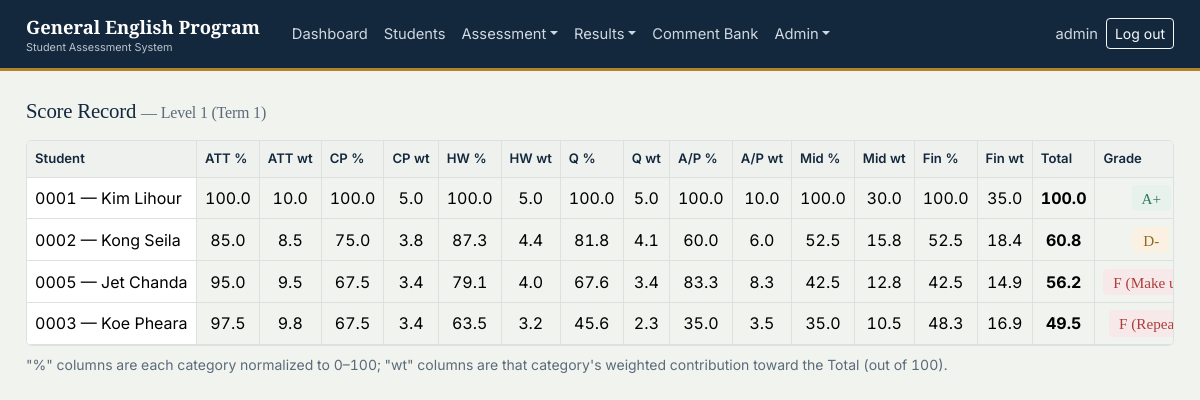
Page /score-record/?class_id=2 (signed in) on the earlier database version.
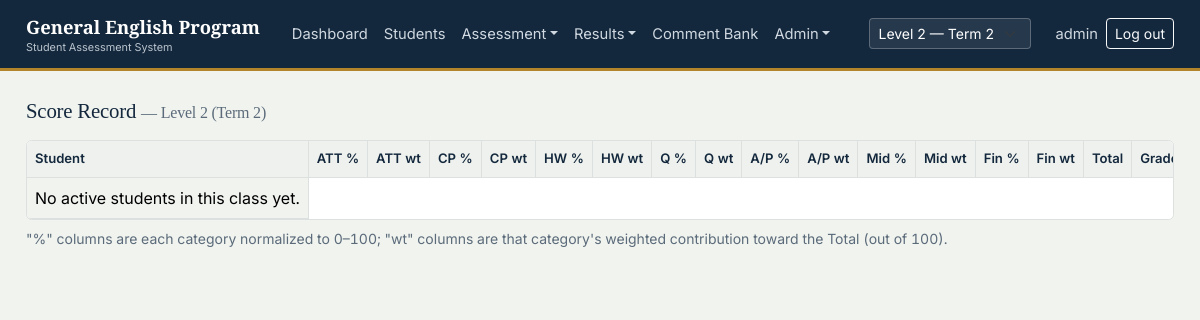
Same page on the later database version.
### gep/models.py (models this page shows, shortened)
class ClassGroup(models.Model):
    name = models.CharField(max_length=100)  # "Level 1"
    room = models.CharField(max_length=50, blank=True)
    term = models.ForeignKey(Term, related_name='classes', on_delete=models.CASCADE)
    book = models.CharField(max_length=150, blank=True)
    subject = models.CharField(max_length=100, default='GEP')
    total_class_days = models.PositiveIntegerField(default=20)
    class Meta:
        ordering = ['term', 'name']

class Term(models.Model):
    academic_year = models.ForeignKey(AcademicYear, related_name='terms', on_delete=models.CASCADE)
    name = models.CharField(max_length=50)  # "Term 1" / "Term 2"
    order = models.PositiveSmallIntegerField(default=1)
    class Meta:
        ordering = ['academic_year', 'order']
        unique_together = ('academic_year', 'name')

class Enrollment(models.Model):
    STATUS_CHOICES = [('Active', 'Active'), ('Inactive', 'Inactive')]
    student = models.ForeignKey(StudentProfile, related_name='enrollments', on_delete=models.CASCADE)
    class_group = models.ForeignKey(ClassGroup, related_name='enrollments', on_delete=models.CASCADE)
    course = models.CharField(max_length=50, default='GEP')
    status = models.CharField(max_length=10, choices=STATUS_CHOICES, default='Active')
    class Meta:
        unique_together = ('student', 'class_group')
        ordering = ['class_group', 'student__student_code']

class StudentProfile(models.Model):
    GENDER_CHOICES = [('M', 'Male'), ('F', 'Female')]
    student_code = models.CharField(max_length=10, unique=True, editable=False, blank=True)
    khmer_name = models.CharField(max_length=150, blank=True)
    english_name = models.CharField(max_length=150)
    gender = models.CharField(max_length=1, choices=GENDER_CHOICES)
    date_of_birth = models.DateField(null=True, blank=True)
    phone = models.CharField(max_length=30, blank=True)
    email = models.EmailField(blank=True)
    class Meta:
        ordering = ['student_code']

### gep/views.py (the view)
# urls.py: path('score-record/', views.score_record, name='score-record'),
@class_scoped
def score_record(request):
    cls = request.current_class
    rows = compute_class_ranking(cls) if cls else []
    context = {
        'current_class': cls,
        'allowed_classes': request.allowed_classes,
        'rows': rows,
        'base_template': base_template(request),
    }
    return render(request, 'gep/score_record.html', context)

### gep/grading.py (called while the page is built)
def _q(value):
    return Decimal(value).quantize(Q1, rounding=ROUND_HALF_UP)

def letter_grade(total):
    t = Decimal(total)
    for lo, label in GRADE_BANDS:
        if t >= lo:
            return label
    return 'F (Repeat)'

def overall_performance(total):
    t = Decimal(total)
    if t >= 90:
        return 'Excellent Performance'
    if t >= 80:
        return 'Very Good Performance'
    if t >= 70:
        return 'Good Performance'
    if t >= 60:
        return 'Fair Performance'
    return 'Needs Improvement'

def final_result_label(total):
    t = Decimal(total)
    if t >= 60:
        return 'Promotion'
    if t >= 50:
        return 'Make Up'
    return 'Repetition'

def get_category_weight(name, default):
    cat = ScoreCategory.objects.filter(name=name).first()
    return cat.weight_percent if cat else Decimal(default)

def exam_breakdown(enrollment, exam_type):
    result = ExamResult.objects.filter(enrollment=enrollment, exam_type=exam_type).first()
    if not result:
        return Decimal('0.0'), None
    return _q(result.percent), result

### gep/models.py (called while the page is built)
    @property
    def total(self):
        return self.listening + self.speaking + self.reading + self.writing

### gep/templates/gep/score_record.html (shortened to what this page needs)
{% extends base_template %}
{% block content %}
<div class="d-flex justify-content-between align-items-center mb-3 flex-wrap gap-2">
  <h2 class="font-serif mb-0" style="font-size:1.3rem;">
    Score Record {% if current_class %}<span class="text-slate fs-6">— {{ current_class.name }} ({{ current_class.term.name }})</span>{% endif %}
  </h2>
</div>
{% if not current_class %}
<div class="sheet">No class available yet.</div>
{% else %}
<div class="grid-wrap">
<table class="table gradebook mb-0">
  <thead>
    <tr>
      <th class="name-col">Student</th>
      <th>ATT %</th><th>ATT wt</th>
      <th>CP %</th><th>CP wt</th>
      <th>HW %</th><th>HW wt</th>
      <th>Q %</th><th>Q wt</th>
      <th>A/P %</th><th>A/P wt</th>
      <th>Mid %</th><th>Mid wt</th>
      <th>Fin %</th><th>Fin wt</th>
      <th>Total</th><th>Grade</th><th>Rank</th><th>Overall Performance</th><th>Final Result</th>
    </tr>
  </thead>
  <tbody>
    {% for row in rows %}
    <tr>
      <td class="name-col">{{ row.enrollment.student.student_code }} — {{ row.enrollment.student.english_name }}</td>
      {% for c in row.components %}
        <td class="text-center">{{ c.percent }}</td>
        <td class="text-center text-slate">{{ c.contribution }}</td>
      {% endfor %}
      <td class="text-center fw-bold">{{ row.total }}</td>
      <td class="text-center">
        {% if 'A' in row.grade or 'B' in row.grade %}<span class="badge-grade grade-good">{{ row.grade }}</span>
        {% elif 'C' in row.grade or 'D' in row.grade %}<span class="badge-grade grade-warn">{{ row.grade }}</span>
        {% else %}<span class="badge-grade grade-bad">{{ row.grade }}</span>{% endif %}
      </td>
    </tr>
    {% empty %}
    <tr><td class="text-slate">No active students in this class yet.</td></tr>
    {% endfor %}
  </tbody>
</table>
</div>
<p class="text-slate small mt-2">"%" columns are each category normalized to 0–100; "wt" columns are that category's weighted contribution toward the Total (out of 100).</p>
{% endif %}
{% endblock %}

Differences in the rows shown:
no longer on this page (row unchanged): ClassGroup: name "Level 1", term.name "Term 1"
no longer on this page (row unchanged): Enrollment: enrollment.student.student_code "0001", enrollment.student.english_name "Kim Lihour", percent "100.0" "100.0" "100.0" "100.0" "100.0" "100.0" "100.0", contribution "10.0" "5.0" "5.0" "5.0" "10.0" "30.0" "35.0", total "100.0", grade "A+"
no longer on this page (row unchanged): Enrollment: enrollment.student.student_code "0002", enrollment.student.english_name "Kong Seila", percent "85.0" "75.0" "87.3" "81.8" "60.0" "52.5" "52.5", contribution "8.5" "3.8" "4.4" "4.1" "6.0" "15.8" "18.4", total "60.8", grade "D-"
removed Enrollment: enrollment.student.student_code "0005", enrollment.student.english_name "Jet Chanda", percent "95.0" "67.5" "79.1" "67.6" "83.3" "42.5" "42.5", contribution "9.5" "3.4" "4.0" "3.4" "8.3" "12.8" "14.9", total "56.2", grade "F (Make…"
no longer on this page (row unchanged): Enrollment: enrollment.student.student_code "0003", enrollment.student.english_name "Koe Pheara", percent "97.5" "67.5" "63.5" "45.6" "35.0" "35.0" "48.3", contribution "9.8" "3.4" "3.2" "2.3" "3.5" "10.5" "16.9", total "49.5", grade "F…"
added ClassGroup: name "Level 2", term.name "Term 2"
Other differences:
form field class_id: (not shown) → "Level 2 — Term 2"
text now shown: "No active students in this class yet."
